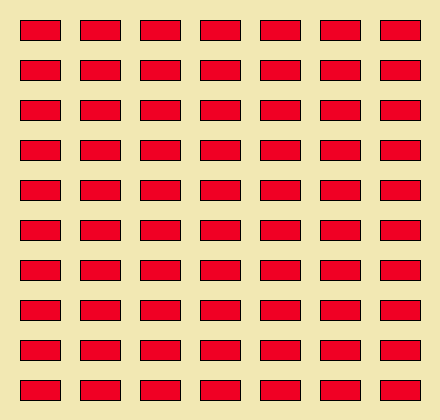
Frame 1 (no input)
Frame 60 (the mouse pressed at the canvas centre just before this capture): identical to frame 1, image omitted
Frame 120 (the mouse held since frame 60 and released just before this capture): identical to frame 1, image omitted

The Processing sketch that drew this single still picture (run headless with seeded random() and noise(); from frame 60 on, the mouse is pressed at the canvas centre):

// Processing sketch: Ejercicio_20
// ── Ejercicio_20.pde
void setup() {
  size(440, 420);
}

void draw() {
  background(#F2E8B3);
  fill(#F00024);
  int rectAncho = 40;
  int rectAlto = 20;
  int espacio = 20;

  for (int y = espacio; y < height - rectAlto; y += rectAlto + espacio) {
    for (int x = espacio; x < width - rectAncho; x += rectAncho + espacio) {
      rect(x, y, rectAncho, rectAlto);
    }
  }
}
